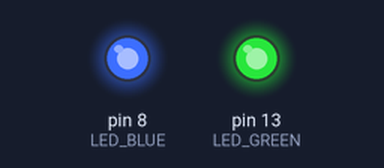
Bench run of a program on a simulated Arduino Uno, built with avr-gcc and run on an emulated ATmega328P. Parts: output pins drawn as LEDs (lit = HIGH).

Above: at 1.2 s.
At 3.62 s:
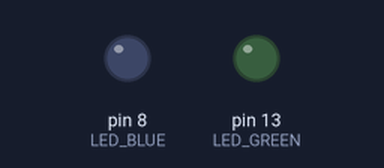
Timing chart, 0 to 4.0 s (numbered marks = the images above):
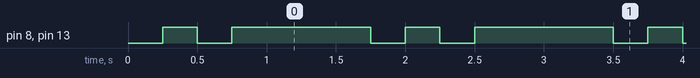

Measured:
- by itself, pin 8 (LED_BLUE), pin 13 (LED_GREEN): repeats every 1.8 s: LOW 0.25 s, HIGH 1.0 s, LOW 0.25 s, HIGH 0.25 s
- by itself, everything shown: repeats every 1.8 s, in 4 steps

The program:

main.cpp
```cpp
// (licence header left out)
/* Defines -----------------------------------------------------------*/
#define LED_GREEN PB5   // PB5 is AVR pin where green on-board LED
#define LED_BLUE PB0
                        // is connected
#define SHORT_DELAY 250
#define LONG_DELAY 1000// Delay in milliseconds
#ifndef F_CPU
# define F_CPU 16000000 // CPU frequency in Hz required for delay funcs
#endif

/* Includes ----------------------------------------------------------*/
#include <avr/io.h>     // AVR device-specific IO definitions
#include <util/delay.h> // Functions for busy-wait delay loops


// -----
// This part is needed to use Arduino functions but also physical pin
// names. We are using Arduino-style just to simplify the first lab.
#include "Arduino.h"
#define PB5 13
#define PB0 8      // In Arduino world, PB5 is called "13"
// -----


/* Function definitions ----------------------------------------------*/
/**********************************************************************
 * Function: Main function where the program execution begins
 * Purpose:  Toggle one LED and use delay library.
 * Returns:  none
 **********************************************************************/
int main(void)
{
    uint8_t led_value = LOW;  // Local variable to keep LED status

    // Set pin where on-board LED is connected as output
    pinMode(LED_GREEN, OUTPUT);
    pinMode(LED_BLUE, OUTPUT);

    // Infinite loop
    while (1)
    {


            led_value = HIGH;
            _delay_ms(SHORT_DELAY);
            digitalWrite(LED_GREEN, led_value);
            digitalWrite(LED_BLUE, led_value);

            led_value = LOW;
            _delay_ms(SHORT_DELAY);
            digitalWrite(LED_GREEN, led_value);
            digitalWrite(LED_BLUE, led_value);


            led_value = HIGH;

            _delay_ms(SHORT_DELAY);
            digitalWrite(LED_GREEN, led_value);
            digitalWrite(LED_BLUE, led_value);


            led_value = LOW;

            _delay_ms(LONG_DELAY);
            digitalWrite(LED_GREEN, led_value);
            digitalWrite(LED_BLUE, led_value);

    }

    // Will never reach this
    return 0;
}
```
